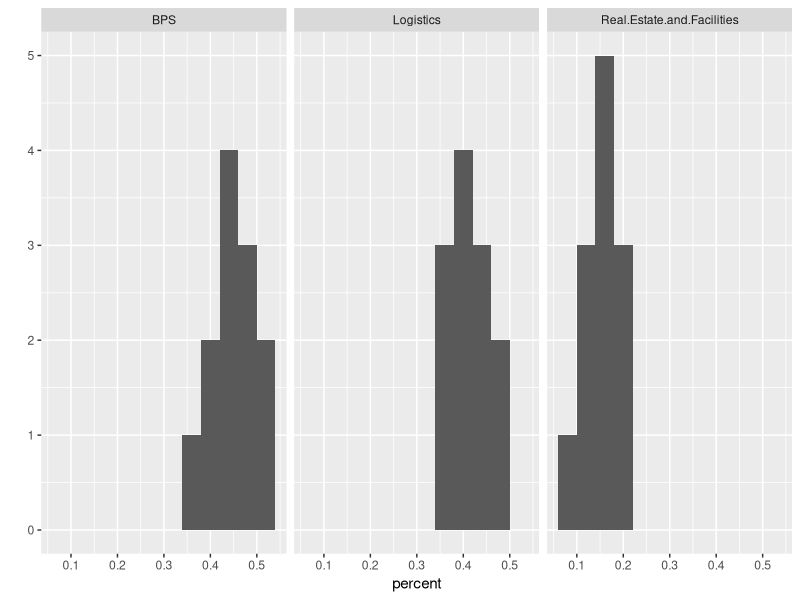

Write R code to recreate this figure.
## ---- chunk 1
#libraries
require(plyr)
require(dplyr)
require(reshape2)
require(ggplot2)

#read in file and format the way I like
data <- read.csv("compliantspending.csv")
data <- tbl_df(data.frame(data))
data <- melt(data)
names(data) <- c("type","percent")
#some basic stats
dataStats <- data %>% group_by(type) %>% summarise_each(funs(mean,sd))
#lets look at the distributions
qplot(percent,data=data,binwidth=.04,facets=.~type)

## ---- chunk 2
#5% using t distribution
dataStats <- dataStats %>% mutate(fivepercent=mean+(sd*qt(.95,11)))
#10%
dataStats <- dataStats %>% mutate(tenpercent=mean+(sd*qt(.90,11)))
